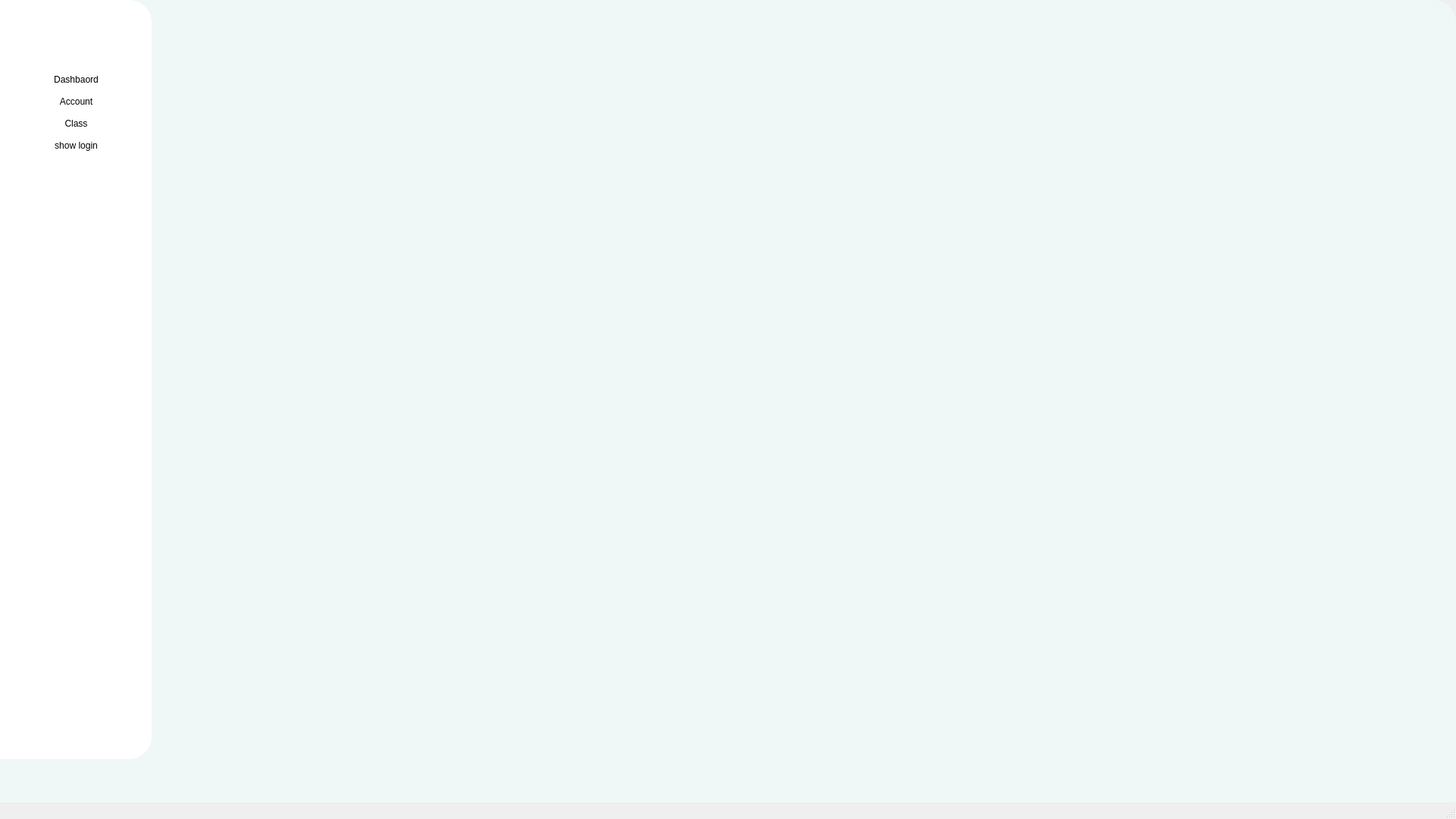
<?xml version="1.0" encoding="UTF-8"?>
<ui version="4.0">
 <class>MainWindow</class>
 <widget class="QMainWindow" name="MainWindow">
  <property name="geometry">
   <rect>
    <x>0</x>
    <y>0</y>
    <width>1920</width>
    <height>1080</height>
   </rect>
  </property>
  <property name="minimumSize">
   <size>
    <width>1920</width>
    <height>1080</height>
   </size>
  </property>
  <property name="windowTitle">
   <string>MainWindow</string>
  </property>
  <widget class="QWidget" name="centralwidget">
   <widget class="QFrame" name="frame_menu">
    <property name="geometry">
     <rect>
      <x>0</x>
      <y>0</y>
      <width>1920</width>
      <height>1080</height>
     </rect>
    </property>
    <property name="styleSheet">
     <string notr="true">background-color: rgb(239, 248, 247);
border-top-right-radius: 30px;
border-bottom-right-radius: 30px;
</string>
    </property>
    <property name="frameShape">
     <enum>QFrame::StyledPanel</enum>
    </property>
    <property name="frameShadow">
     <enum>QFrame::Raised</enum>
    </property>
    <widget class="QFrame" name="frame_menu_in">
     <property name="geometry">
      <rect>
       <x>0</x>
       <y>0</y>
       <width>200</width>
       <height>1001</height>
      </rect>
     </property>
     <property name="styleSheet">
      <string notr="true">background-color: rgb(255, 255, 255);</string>
     </property>
     <property name="frameShape">
      <enum>QFrame::StyledPanel</enum>
     </property>
     <property name="frameShadow">
      <enum>QFrame::Raised</enum>
     </property>
     <widget class="QFrame" name="frame">
      <property name="geometry">
       <rect>
        <x>0</x>
        <y>80</y>
        <width>201</width>
        <height>141</height>
       </rect>
      </property>
      <property name="styleSheet">
       <string notr="true"/>
      </property>
      <property name="frameShape">
       <enum>QFrame::StyledPanel</enum>
      </property>
      <property name="frameShadow">
       <enum>QFrame::Raised</enum>
      </property>
      <layout class="QVBoxLayout" name="verticalLayout">
       <item>
        <widget class="QPushButton" name="btDashbaord">
         <property name="autoFillBackground">
          <bool>false</bool>
         </property>
         <property name="styleSheet">
          <string notr="true"/>
         </property>
         <property name="text">
          <string>Dashbaord</string>
         </property>
         <property name="icon">
          <iconset>
           <normaloff>:/image/home.png</normaloff>:/image/home.png</iconset>
         </property>
         <property name="iconSize">
          <size>
           <width>20</width>
           <height>20</height>
          </size>
         </property>
         <property name="autoRepeat">
          <bool>false</bool>
         </property>
        </widget>
       </item>
       <item>
        <widget class="QPushButton" name="btAccount">
         <property name="text">
          <string>Account</string>
         </property>
        </widget>
       </item>
       <item>
        <widget class="QPushButton" name="btClass">
         <property name="text">
          <string>Class</string>
         </property>
        </widget>
       </item>
       <item>
        <widget class="QPushButton" name="login">
         <property name="text">
          <string>show login</string>
         </property>
        </widget>
       </item>
      </layout>
     </widget>
    </widget>
   </widget>
  </widget>
  <widget class="QMenuBar" name="menubar">
   <property name="geometry">
    <rect>
     <x>0</x>
     <y>0</y>
     <width>1920</width>
     <height>20</height>
    </rect>
   </property>
  </widget>
  <widget class="QStatusBar" name="statusbar"/>
 </widget>
 <resources/>
 <connections/>
</ui>
